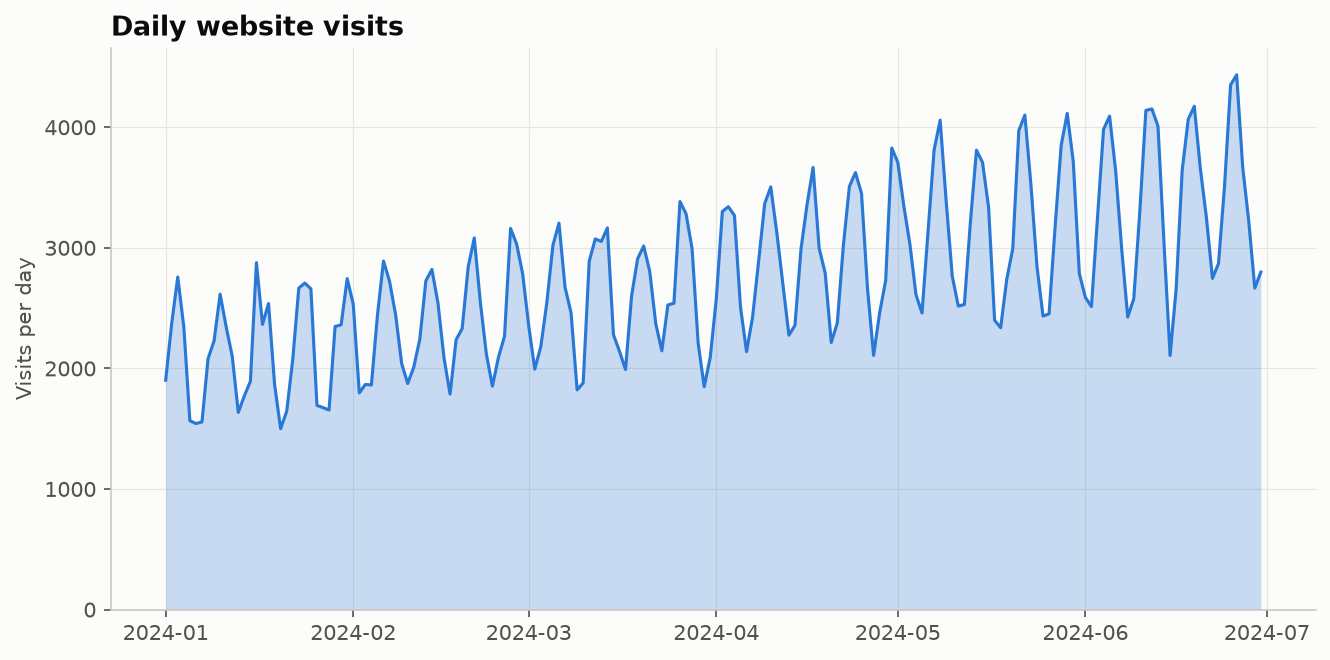

This figure's Python source:
"""
Area Chart  -  family: Change over time

DESIGN PURPOSE
A line chart with the area below the line filled in. The fill stresses volume,
the cumulative size of the quantity over time, not just its trend.

WHEN TO USE
  - Show a single quantity whose magnitude (volume) matters, such as traffic,
    energy, or storage used
  - Emphasise that values are counts or amounts accumulating from zero

AVOID WHEN
  - Comparing several overlapping series (fills hide each other; use lines)
  - The y-axis does not start at zero (a fill implies zero baseline)

ALTERNATIVES
  - Line chart
  - Stacked area chart (several parts of a total)

EXAMPLE
Daily website visits over 6 months.

Run:  python area_chart.py

The notebook also shows this chart built with: plotly, altair.
"""
import sys
from pathlib import Path

import numpy as np
import pandas as pd
import matplotlib.pyplot as plt

# Library style: categorical colors in fixed order, recessive axes, hairline grid.
PALETTE = ["#2a78d6", "#eb6834", "#1baf7a", "#eda100",
           "#e87ba4", "#008300", "#6250d6", "#e34948"]
SEQ_CMAP = "Blues"      # sequential: one hue, light -> dark
DIV_CMAP = "RdBu_r"     # diverging: two opposite hues, neutral midpoint
GRAY = "#b8b7b1"        # de-emphasised marks
plt.rcParams.update({
    "figure.figsize": (8, 4.8), "figure.dpi": 110, "figure.facecolor": "#fcfcfb",
    "axes.facecolor": "#fcfcfb", "axes.edgecolor": "#c9c8c3", "axes.linewidth": 0.8,
    "axes.spines.top": False, "axes.spines.right": False,
    "axes.grid": True, "grid.color": "#e6e5e1", "grid.linewidth": 0.6, "axes.axisbelow": True,
    "axes.prop_cycle": plt.cycler(color=PALETTE),
    "axes.titlesize": 13, "axes.titleweight": "bold", "axes.titlelocation": "left",
    "axes.labelcolor": "#52514e", "xtick.color": "#52514e", "ytick.color": "#52514e",
    "text.color": "#0b0b0b", "font.size": 10, "lines.linewidth": 2,
    "legend.frameon": False,
})

# --- Example data ------------------------------------------------------------
rng = np.random.default_rng(4)
dates = pd.date_range("2024-01-01", periods=182, freq="D")
weekly = 1 + 0.25 * np.sin(2 * np.pi * dates.dayofweek / 7)
visits = (2000 + np.linspace(0, 1500, len(dates))) * weekly + rng.normal(0, 150, len(dates))
df = pd.DataFrame({"date": dates, "visits": visits.round()})
df.head()

# --- Plot --------------------------------------------------------------------
fig, ax = plt.subplots(figsize=(9, 4.5))
ax.fill_between(df["date"], df["visits"], color=PALETTE[0], alpha=0.25, linewidth=0)
ax.plot(df["date"], df["visits"], color=PALETTE[0], linewidth=1.5)
ax.set_ylim(0, None)
ax.set_ylabel("Visits per day")
ax.set_title("Daily website visits")
fig.tight_layout()

# --- Save / show -------------------------------------------------------------
out = Path(__file__).with_name(Path(__file__).stem + ".png")
fig.savefig(out, dpi=150, bbox_inches="tight")
print(f"saved {out}")
if "--no-show" not in sys.argv:
    plt.show()
